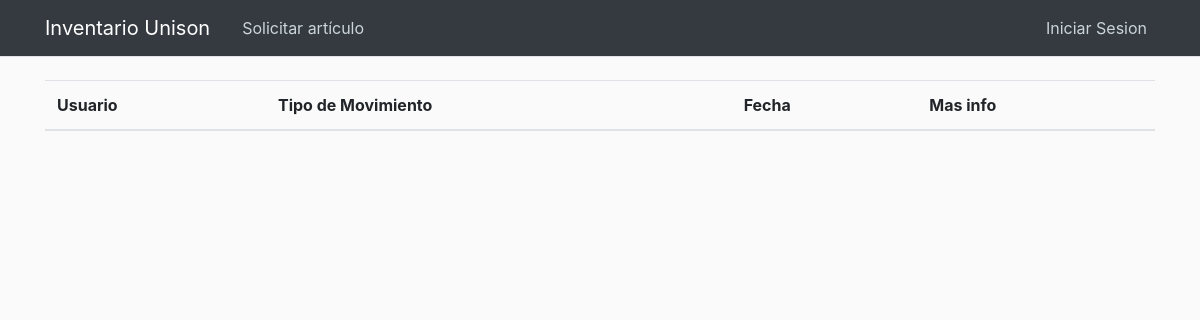
The page /movements on the database as committed earlier.
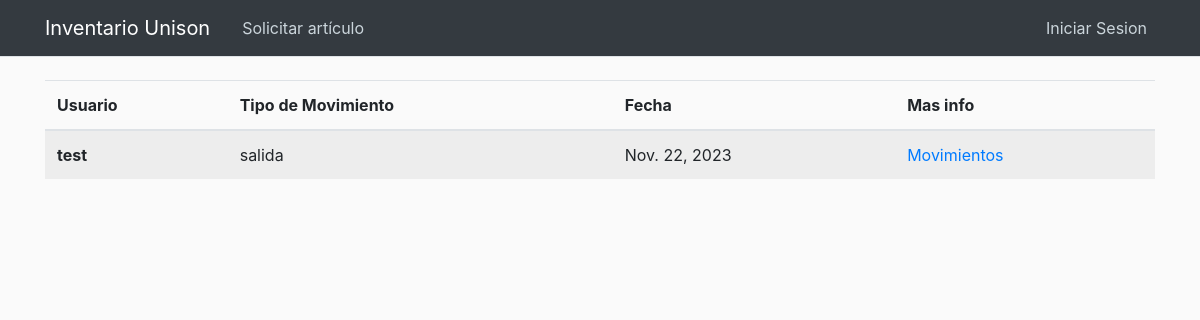
The same page on the database as committed later.
### inventory/models.py (models this page shows, shortened)
class Report(models.Model):
    TYPE_MOVEMENT = [
        ('entrada', 'Entrada'),
        ('salida', 'Salida'),
    ]
    date = models.DateField(default=timezone.now)
    movement = models.CharField(max_length=10, choices=TYPE_MOVEMENT)
    user = models.ForeignKey(User, on_delete=models.CASCADE)
    reason = models.TextField(blank=True, null=True)

### inventory/views.py (the view)
# urls.py: path('movements', views.movements, name='movements'),
def movements(request):
    movements = Report.objects.all()
    return render(request, 'inventory/movements.html',
                  {'title': 'Stock Movements', 'movements': movements})

### inventory/templates/inventory/movements.html
{% extends "base.html" %}
{% load crispy_forms_filters %}
{% load crispy_forms_tags %}
{% block content %}
    <table class="table table-striped">
        <thead>
        <tr>
            <th scope="col">Usuario</th>
            <th scope="col">Tipo de Movimiento</th>
            <th scope="col">Fecha</th>
            <th scope="col">Mas info</th>
        </tr>
        </thead>
        <tbody>
        {% for movement in movements %}
            <tr>
                <th scope="row">
                    {{ movement.user }}
                </th>
                <td> {{ movement.movement }}</td>
                <td> {{ movement.date }}</td>
                <td>
                    <a href="{% url 'movement_info' movement.id %}"> Movimientos</a>
                </td>
            </tr>
        {% endfor %}
        </tbody>
    </table>
{% endblock content %}

Rows that differ between the two databases and show on the page:
added Report: user "test", movement "salida", date "Nov. 22, 2023"
